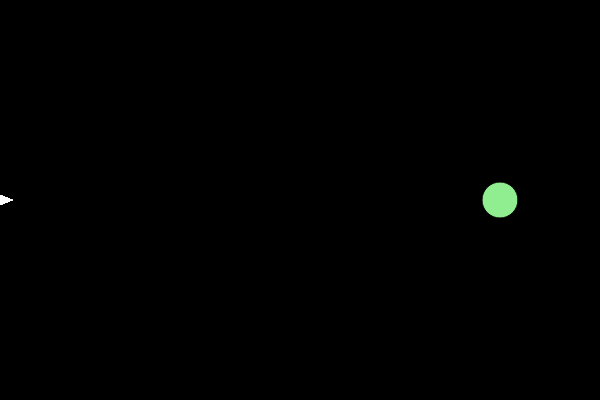
Frame 1 (no input)
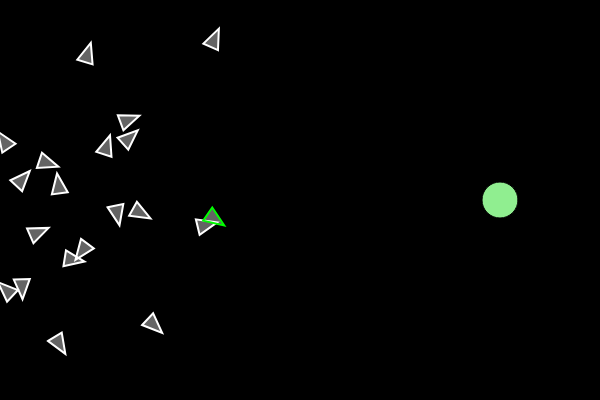
Frame 60 (no input)
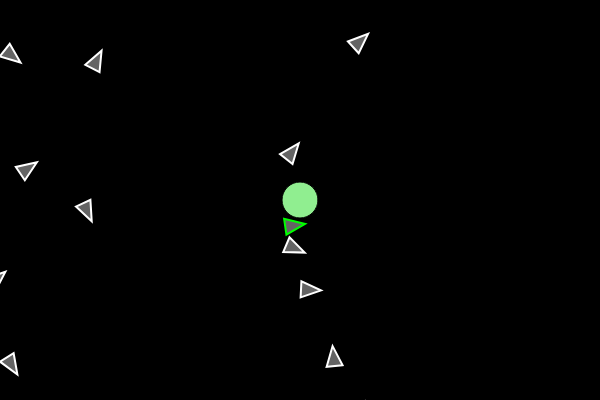
Frame 120 (the mouse pressed at the canvas centre since frame 60)

The p5.js sketch that drew these frames (run headless with seeded random() and noise() and a simulated clock; from frame 60 on, the mouse is pressed at the canvas centre):

// p5.js sketch
// ── sketch.js
let lifetime = 100;
let popSize = 50;
let population;
let currentFrame = 0;
let domElts = [];

let target;

function setup() {
  createCanvas(600, 400);
  population = Population.create(popSize);
  target = createVector(500, 200);
  domElts[0] = createDiv();
  domElts[1] = createDiv();
  domElts[2] = createDiv();
  domElts[3] = createDiv();
  domElts[4] = createDiv();
  domElts[5] = createDiv();
}

function draw() {
  background(0);
  // Set current frame
  currentFrame = floor(frameCount / 2) % lifetime;

  // Set DOM elements
  domElts[0].html("<b>Generation Frame Count: </b>" + currentFrame)
  domElts[1].html("<b>Generation #: </b>" + population.generation)
  domElts[2].html("<b># of movers reached: </b>" + population.reachedTarget)
  domElts[3].html("<b>Total Population: </b>" + population.length)
  domElts[4].html("<b>Mutation Rate: </b>" + population.mutationRate * 100 + '%')
  domElts[5].html("<b>Best Fitness Value: </b>" + population.bestFitness.fitness * 100)

  // Show Target
  push();
  fill("lightgreen")
  ellipse(target.x, target.y, 36)
  pop();

  // Draw and do Physics with Movers
  population.animate();

  // Next Generation
  if (frameCount % 200 == 0) {
    population = population.generate();
  }

}

function mousePressed() {
  target = createVector(mouseX, mouseY);
}
// ── DNA.js
/** Phenotype and Genotyope of System */
class Mover {
  constructor() {
    this.pos = createVector();
    this.vel = createVector();
    this.acc = createVector();
    this.dna = [];
    this.reached = false;
  }

  display() {
    push();
    translate(this.pos);
    rotate(this.vel.heading());
    rectMode(CENTER)
    if (population.bestFitness == this) stroke(0, 255, 0);
    else stroke(255);
    strokeWeight(2);
    fill(255, 100);
    beginShape();
    vertex(-10, 8);
    vertex(-10, -8);
    vertex(10, 0)
    endShape(CLOSE);
    pop();
  }

  update() {
    if (this.pos.dist(target) < 25) {
      this.reached = true;
      this.dna[currentFrame] = createVector(0, 0)
    } else {
      this.pos.add(this.vel);
      this.vel.add(this.acc);

      this.acc.mult(0);
    }

  }


  applyForce(f) {
    this.acc.add(f);
  }

  calcFitness() {
    let fit = this.pos.dist(target);
    this.fitness = 100 / (fit + 0.1);
    if (this.reached) this.fitness *= 5;
  }

  mutate() {
    for (let i = 0; i < this.dna.length; i++) {
      if (random() < population.mutationRate) {
        let vt = p5.Vector.random2D();
        vt.setMag(0.5);
        this.dna[i] = vt;
      }
    }
  }

  static crossover(a, b) {
    let pt = new Mover();
    let midpoint = random(lifetime)
    for (let i = 0; i < lifetime; i++) {
      if (i < midpoint) {
        pt.dna[i] = a.dna[i];
      } else {
        pt.dna[i] = b.dna[i];
      }
    }
    pt.pos.x = 0;
    pt.pos.y = height / 2
    return pt;
  }

  static createRandom() {
    let pt = new Mover();
    for (let i = 0; i < lifetime; i++) {
      let vt = p5.Vector.random2D();
      vt.setMag(0.5);
      pt.dna[i] = vt;
    }
    pt.pos.x = 0;
    pt.pos.y = height / 2;
    return pt;
  }
}

/** Particle Holder */
class Population extends Array {
  constructor(gen = 0) {
    super();
    this.generation = gen;
    this.mutationRate = 0.01;
  }
  static create(len) {
    let popu = new Population();
    for (let i = 0; i < len; i++) {
      popu[i] = Mover.createRandom();
    }
    return popu;
  }
  animate() {
    for (let pt of this) {
      pt.display();
      pt.update();
      pt.applyForce(pt.dna[currentFrame]);
      pt.calcFitness();

    }
  }

  get reachedTarget() {
    return this.filter(mv => mv.reached).length;
  }

  get bestFitness() {
    let best = { fitness: 0 }
    for (let pt of this) {
      if (pt.fitness > best.fitness) {
        best = pt;
      }
    }
    return best;
  }

  generate() {
    let newPop = new Population(this.generation + 1);
    // Create Mating Pool
    let matingPool = [];
    for (let mv of this) {
      let times = mv.fitness * 100;
      for (let i = 0; i < times; i++) {
        matingPool.push(mv);
      }
    }

    for (let i = 0; i < popSize; i++) {
      // Select two parents
      let a = random(matingPool);
      let b = random(matingPool);
      let child = Mover.crossover(a, b);
      child.mutate();
      newPop[i] = child;
    }
    return newPop;
  }

}
// ── style.css
* {
  font-family: monospace
}

div {
  font-size: 20px;
}
